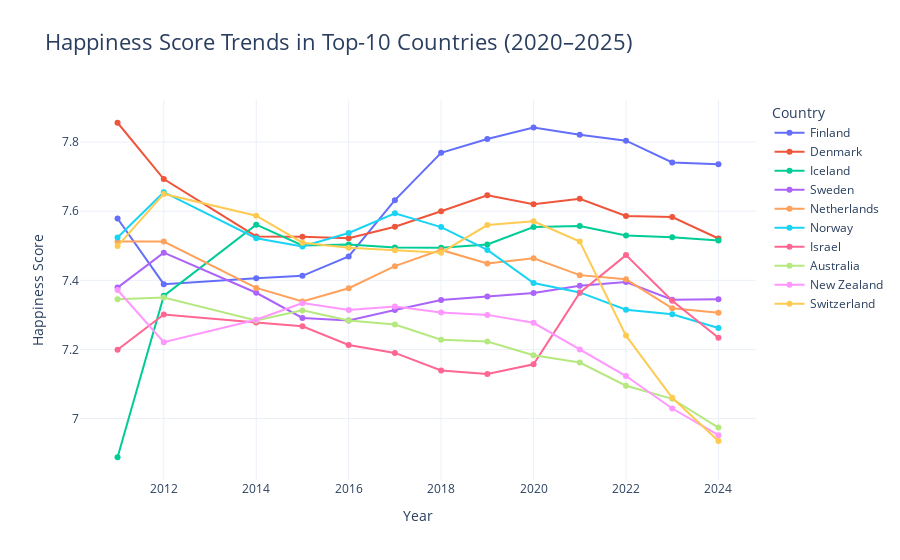

Here is the notebook cell this chart was saved with:
### Markdown cell above
### Interactive Line Plot with Plotly

### Code cell
fig = px.line(
    top_10_df,
    x="Year",
    y="HappinessScore",
    color="Country",
    markers=True,
    title="Happiness Score Trends in Top-10 Countries (2020–2025)"
)

fig.update_layout(
    template="plotly_white",
    title_font_size=22,
    xaxis_title="Year",
    yaxis_title="Happiness Score",
    legend_title="Country",
    hovermode="x unified"
)

fig.show()

### Figure 1 — Plotly figure (JSON) as saved in the notebook; plotly's stock layout.template omitted (floating-point values rounded to 4 significant figures)
{"data": [{"hovertemplate": "Country=Finland<br>Year=%{x}<br>HappinessScore=%{y}<extra></extra>", "legendgroup": "Finland", "line": {"color": "#636efa", "dash": "solid"}, "marker": {"symbol": "circle"}, "mode": "lines+markers", "name": "Finland", "orientation": "v", "showlegend": true, "type": "scatter", "x": [2024, 2023, 2022, 2021, 2020, 2019, 2018, 2017, 2016, 2015, 2014, 2012, 2011], "xaxis": "x", "y": [7.736, 7.741, 7.804, 7.821, 7.842, 7.809, 7.769, 7.632, 7.469, 7.413, 7.406, 7.389, 7.579], "yaxis": "y"}, {"hovertemplate": "Country=Denmark<br>Year=%{x}<br>HappinessScore=%{y}<extra></extra>", "legendgroup": "Denmark", "line": {"color": "#EF553B", "dash": "solid"}, "marker": {"symbol": "circle"}, "mode": "lines+markers", "name": "Denmark", "orientation": "v", "showlegend": true, "type": "scatter", "x": [2024, 2023, 2022, 2021, 2020, 2019, 2018, 2017, 2016, 2015, 2014, 2012, 2011], "xaxis": "x", "y": [7.521, 7.583, 7.586, 7.636, 7.62, 7.646, 7.6, 7.555, 7.522, 7.526, 7.527, 7.693, 7.856], "yaxis": "y"}, {"hovertemplate": "Country=Iceland<br>Year=%{x}<br>HappinessScore=%{y}<extra></extra>", "legendgroup": "Iceland", "line": {"color": "#00cc96", "dash": "solid"}, "marker": {"symbol": "circle"}, "mode": "lines+markers", "name": "Iceland", "orientation": "v", "showlegend": true, "type": "scatter", "x": [2024, 2023, 2022, 2021, 2020, 2019, 2018, 2017, 2016, 2015, 2014, 2012, 2011], "xaxis": "x", "y": [7.515, 7.525, 7.53, 7.557, 7.554, 7.504, 7.494, 7.495, 7.504, 7.501, 7.561, 7.355, 6.888], "yaxis": "y"}, {"hovertemplate": "Country=Sweden<br>Year=%{x}<br>HappinessScore=%{y}<extra></extra>", "legendgroup": "Sweden", "line": {"color": "#ab63fa", "dash": "solid"}, "marker": {"symbol": "circle"}, "mode": "lines+markers", "name": "Sweden", "orientation": "v", "showlegend": true, "type": "scatter", "x": [2024, 2023, 2022, 2021, 2020, 2019, 2018, 2017, 2016, 2015, 2014, 2012, 2011], "xaxis": "x", "y": [7.345, 7.344, 7.395, 7.384, 7.363, 7.353, 7.343, 7.314, 7.284, 7.291, 7.364, 7.48, 7.379], "yaxis": "y"}, {"hovertemplate": "Country=Netherlands<br>Year=%{x}<br>HappinessScore=%{y}<extra></extra>", "legendgroup": "Netherlands", "line": {"color": "#FFA15A", "dash": "solid"}, "marker": {"symbol": "circle"}, "mode": "lines+markers", "name": "Netherlands", "orientation": "v", "showlegend": true, "type": "scatter", "x": [2024, 2023, 2022, 2021, 2020, 2019, 2018, 2017, 2016, 2015, 2014, 2012, 2011], "xaxis": "x", "y": [7.306, 7.319, 7.403, 7.415, 7.464, 7.449, 7.488, 7.441, 7.377, 7.339, 7.378, 7.512, 7.512], "yaxis": "y"}, {"hovertemplate": "Country=Norway<br>Year=%{x}<br>HappinessScore=%{y}<extra></extra>", "legendgroup": "Norway", "line": {"color": "#19d3f3", "dash": "solid"}, "marker": {"symbol": "circle"}, "mode": "lines+markers", "name": "Norway", "orientation": "v", "showlegend": true, "type": "scatter", "x": [2024, 2023, 2022, 2021, 2020, 2019, 2018, 2017, 2016, 2015, 2014, 2012, 2011], "xaxis": "x", "y": [7.262, 7.302, 7.315, 7.365, 7.392, 7.488, 7.554, 7.594, 7.537, 7.498, 7.522, 7.655, 7.524], "yaxis": "y"}, {"hovertemplate": "Country=Israel<br>Year=%{x}<br>HappinessScore=%{y}<extra></extra>", "legendgroup": "Israel", "line": {"color": "#FF6692", "dash": "solid"}, "marker": {"symbol": "circle"}, "mode": "lines+markers", "name": "Israel", "orientation": "v", "showlegend": true, "type": "scatter", "x": [2024, 2023, 2022, 2021, 2020, 2019, 2018, 2017, 2016, 2015, 2014, 2012, 2011], "xaxis": "x", "y": [7.234, 7.341, 7.473, 7.364, 7.157, 7.129, 7.139, 7.19, 7.213, 7.267, 7.278, 7.301, 7.199], "yaxis": "y"}, {"hovertemplate": "Country=Australia<br>Year=%{x}<br>HappinessScore=%{y}<extra></extra>", "legendgroup": "Australia", "line": {"color": "#B6E880", "dash": "solid"}, "marker": {"symbol": "circle"}, "mode": "lines+markers", "name": "Australia", "orientation": "v", "showlegend": true, "type": "scatter", "x": [2024, 2023, 2022, 2021, 2020, 2019, 2018, 2017, 2016, 2015, 2014, 2012, 2011], "xaxis": "x", "y": [6.974, 7.057, 7.095, 7.162, 7.183, 7.223, 7.228, 7.272, 7.284, 7.313, 7.284, 7.35, 7.345], "yaxis": "y"}, {"hovertemplate": "Country=New Zealand<br>Year=%{x}<br>HappinessScore=%{y}<extra></extra>", "legendgroup": "New Zealand", "line": {"color": "#FF97FF", "dash": "solid"}, "marker": {"symbol": "circle"}, "mode": "lines+markers", "name": "New Zealand", "orientation": "v", "showlegend": true, "type": "scatter", "x": [2024, 2023, 2022, 2021, 2020, 2019, 2018, 2017, 2016, 2015, 2014, 2012, 2011], "xaxis": "x", "y": [6.952, 7.029, 7.123, 7.2, 7.277, 7.3, 7.307, 7.324, 7.314, 7.334, 7.286, 7.221, 7.372], "yaxis": "y"}, {"hovertemplate": "Country=Switzerland<br>Year=%{x}<br>HappinessScore=%{y}<extra></extra>", "legendgroup": "Switzerland", "line": {"color": "#FECB52", "dash": "solid"}, "marker": {"symbol": "circle"}, "mode": "lines+markers", "name": "Switzerland", "orientation": "v", "showlegend": true, "type": "scatter", "x": [2024, 2023, 2022, 2021, 2020, 2019, 2018, 2017, 2016, 2015, 2014, 2012, 2011], "xaxis": "x", "y": [6.935, 7.06, 7.24, 7.512, 7.571, 7.56, 7.48, 7.487, 7.494, 7.509, 7.587, 7.65, 7.499], "yaxis": "y"}], "layout": {"hovermode": "x unified", "legend": {"title": {"text": "Country"}, "tracegroupgap": 0}, "title": {"font": {"size": 22}, "text": "Happiness Score Trends in Top-10 Countries (2020–2025)"}, "xaxis": {"anchor": "y", "domain": [0, 1], "title": {"text": "Year"}}, "yaxis": {"anchor": "x", "domain": [0, 1], "title": {"text": "Happiness Score"}}}}
